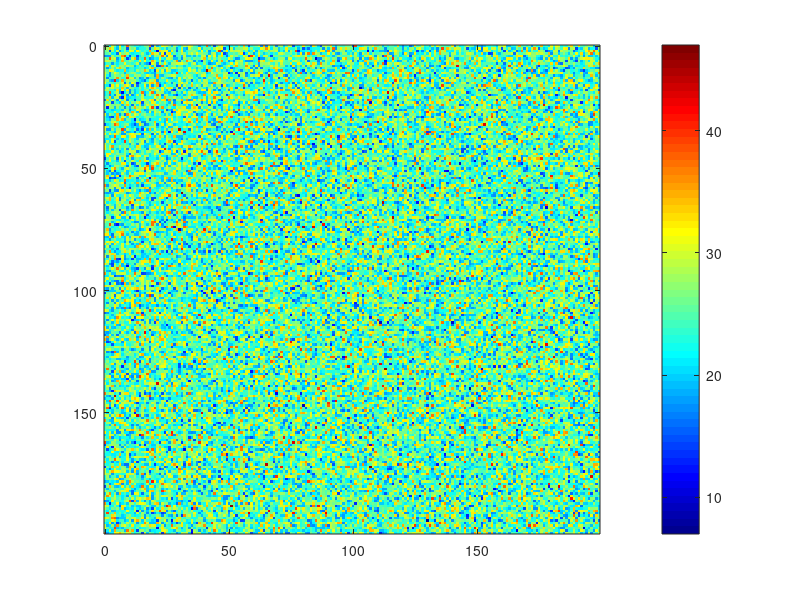

The MATLAB source for this figure:
f = load('result.txt');

x = (0:length(f) - 1);
y = (0:length(f) - 1);
imagesc(x, y, f);
% stem3(x,y,f,'.');
colormap('jet');
colorbar;